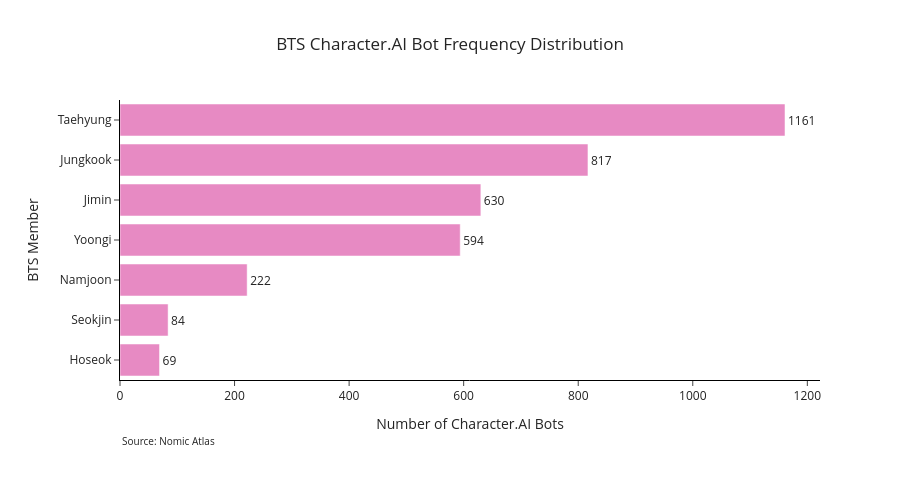

The cell this chart's notebook holds for it:
### Markdown cell above
<a id="4.3"></a>


## 4.3 Number of BTS Bots 

Visualization of bot counts per BTS member to understand bot distribution across the band members in the corpus. The visualizations are saved to be used as thesis figures.

### Code cell
BOTS_FIGURES_PATH = PROJECT_ROOT / "reports" / "bots_figures"
BOTS_FIGURES_PATH.mkdir(
    parents=True,
    exist_ok=True
)


# Figure 02 - cards
BTS_CARDS_HTML = BOTS_FIGURES_PATH / "02_bts_bots.html"
BTS_CARDS_PDF = BOTS_FIGURES_PATH / "02_bts_bots.pdf"
BTS_CARDS_PNG = BOTS_FIGURES_PATH / "02_bts_bots.png"

# Figure 03 - frequency chart
BTS_FREQ_HTML = BOTS_FIGURES_PATH / "03_bts_bots_freq.html"
BTS_FREQ_PDF = BOTS_FIGURES_PATH / "03_bts_bots_freq.pdf"
BTS_FREQ_PNG = BOTS_FIGURES_PATH / "03_bts_bots_freq.png"



# FIGURE 02: BTS Bot Distribution Cards

colors = [
    "#FFADAD",
    "#FFD6A5",
    "#FDFFB6",
    "#CAFFBF",
    "#9BF6FF",
    "#A0C4FF",
    "#BDB2FF"
]


display(
    HTML(
        "<h3>4.3 BTS Character.AI Bot Distribution</h3>"
    )
)


cards_html = """
<html>
<head>

<style>

body {
    font-family: Arial, sans-serif;
}

.container {
    display:flex;
    gap:10px;
    flex-wrap:wrap;
}

.card {
    padding:15px;
    border-radius:10px;
    width:110px;
    text-align:center;
    box-shadow:2px 2px 6px rgba(0,0,0,0.15);
}

.name {
    font-size:16px;
    font-weight:bold;
    margin:5px;
}

.count {
    font-size:20px;
    font-weight:bold;
}

.label {
    font-size:12px;
    color:#555;
}

</style>

</head>

<body>

<div class="container">
"""


for i, (member, count) in enumerate(counts.items()):

    color = colors[i % len(colors)]

    cards_html += f"""

<div class="card" style="background:{color};">

<div class="name">
{member}
</div>

<div class="count">
{count}
</div>

<div class="label">
bots
</div>

</div>

"""


cards_html += """

</div>

</body>
</html>
"""


if BTS_CARDS_HTML.exists():

    print(
        f"Skipped existing figure: {BTS_CARDS_HTML}"
    )

else:

    BTS_CARDS_HTML.write_text(
        cards_html,
        encoding="utf-8"
    )

    print(
        f"Saved cards figure: {BTS_CARDS_HTML}"
    )


display(
    HTML(cards_html)
)




# FIGURE 03: Horizontal Frequency Bar Chart


freq_df = (
    pd.DataFrame(
        counts.items(),
        columns=[
            "Member",
            "Bot Count"
        ]
    )
    .sort_values(
        "Bot Count",
        ascending=True
    )
)



fig = px.bar(
    freq_df,
    x="Bot Count",
    y="Member",
    orientation="h",
    text="Bot Count",
    color_discrete_sequence=[
        "#e78ac3"
    ]
)


fig.update_traces(
    textposition="outside"
)


fig.update_layout(

    title={
        "text":
        "BTS Character.AI Bot Frequency Distribution",
        "x":0.5,
        "xanchor":"center"
    },

    xaxis_title=
    "Number of Character.AI Bots",

    yaxis_title=
    "BTS Member",

    template="simple_white",

    height=500,

    width=900,

    showlegend=False,

    margin=dict(
        l=120,
        r=80,
        t=100,
        b=120
    ),

    annotations=[
        dict(
            text=
            "Source: Nomic Atlas",
            xref="paper",
            yref="paper",
            x=0,
            y=-0.25,
            showarrow=False,
            xanchor="left",
            font=dict(size=10)
        )
    ]
)

fig.update_layout(
    xaxis=dict(
        showgrid=False,
        showline=True,
        linecolor="black"
    ),
    yaxis=dict(
        showgrid=False,
        showline=True,
        linecolor="black"
    )
)



# Save Figure 03


if BTS_FREQ_HTML.exists():

    print(
        f"Skipped existing HTML: {BTS_FREQ_HTML}"
    )

else:

    fig.write_html(
        BTS_FREQ_HTML,
        include_plotlyjs="cdn"
    )

    print(
        f"Saved HTML: {BTS_FREQ_HTML}"
    )



if BTS_FREQ_PDF.exists():

    print(
        f"Skipped existing PDF: {BTS_FREQ_PDF}"
    )

else:

    fig.write_image(
        BTS_FREQ_PDF,
        format="pdf"
    )

    print(
        f"Saved PDF: {BTS_FREQ_PDF}"
    )



if BTS_FREQ_PNG.exists():

    print(
        f"Skipped existing PNG: {BTS_FREQ_PNG}"
    )

else:

    fig.write_image(
        BTS_FREQ_PNG,
        format="png",
        scale=3
    )

    print(
        f"Saved PNG: {BTS_FREQ_PNG}"
    )


display(
    HTML(
        "<h3> BTS Character.AI Bot Frequency</h3>"
    )
)

fig.show()

### Figure 1 — Plotly figure (JSON) as saved in the notebook; plotly's stock layout.template omitted (floating-point values rounded to 4 significant figures)
{"data": [{"hovertemplate": "Bot Count=%{text}<br>Member=%{y}<extra></extra>", "legendgroup": "", "marker": {"color": "#e78ac3", "pattern": {"shape": ""}}, "name": "", "orientation": "h", "showlegend": false, "text": [69.0, 84.0, 222.0, 594.0, 630.0, 817.0, 1161.0], "textposition": "outside", "type": "bar", "x": [69, 84, 222, 594, 630, 817, 1161], "xaxis": "x", "y": ["Hoseok", "Seokjin", "Namjoon", "Yoongi", "Jimin", "Jungkook", "Taehyung"], "yaxis": "y"}], "layout": {"annotations": [{"font": {"size": 10}, "showarrow": false, "text": "Source: Nomic Atlas", "x": 0, "xanchor": "left", "xref": "paper", "y": -0.25, "yref": "paper"}], "barmode": "relative", "height": 500, "legend": {"tracegroupgap": 0}, "margin": {"b": 120, "l": 120, "r": 80, "t": 100}, "showlegend": false, "title": {"text": "BTS Character.AI Bot Frequency Distribution", "x": 0.5, "xanchor": "center"}, "width": 900, "xaxis": {"anchor": "y", "domain": [0, 1], "linecolor": "black", "showgrid": false, "showline": true, "title": {"text": "Number of Character.AI Bots"}}, "yaxis": {"anchor": "x", "domain": [0, 1], "linecolor": "black", "showgrid": false, "showline": true, "title": {"text": "BTS Member"}}}}
